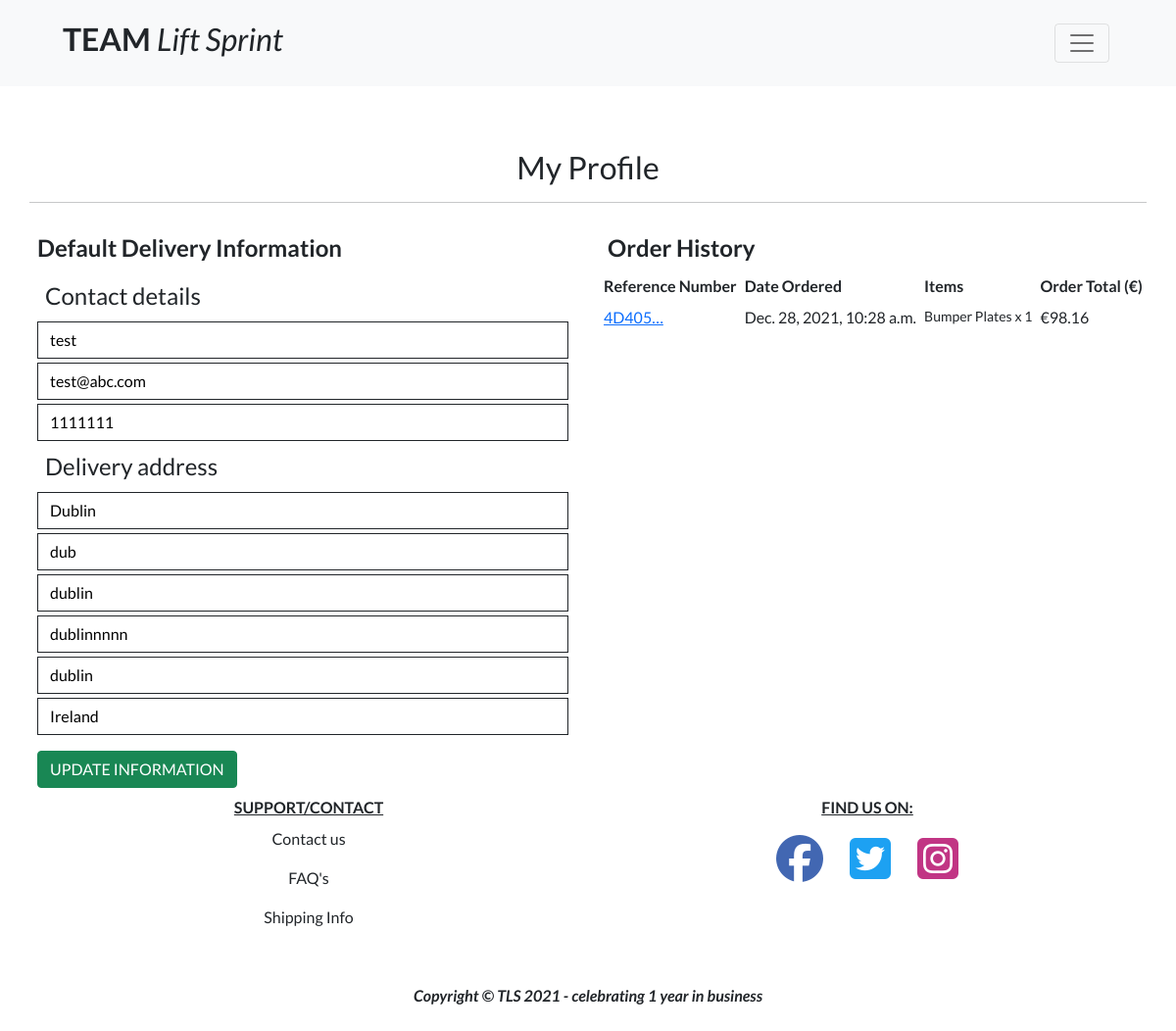
The app's page /profile/ (signed in) with its own data.
### profiles/models.py (models this page shows, shortened)
class UserProfile(models.Model):
    user = models.OneToOneField(User, on_delete=models.CASCADE)
    default_full_name = (
        models.CharField(max_length=80, null=True, blank=True))
    default_email = (models.EmailField(max_length=100, null=True, blank=True))
    default_phone_number = models.CharField(
        max_length=20, null=True, blank=True)
    default_street_address1 = models.CharField(
        max_length=80, null=True, blank=True)
    default_street_address2 = models.CharField(
        max_length=80, null=True, blank=True)
    default_town_or_city = models.CharField(
        max_length=40, null=True, blank=True)
    default_county = models.CharField(max_length=80, null=True, blank=True)
    default_postcode = models.CharField(max_length=20, null=True, blank=True)
    default_country = CountryField(
        blank_label='Country', null=True, blank=True)

### checkout/models.py (models this page shows, shortened)
class Order(models.Model):
    order_number = models.CharField(max_length=32, null=False, editable=False)
    user_profile = models.ForeignKey(UserProfile, on_delete=models.SET_NULL,
                                     null=True, blank=True,
                                     related_name='orders')
    full_name = models.CharField(max_length=50, null=False, blank=False)
    email = models.EmailField(max_length=254, null=False, blank=False)
    phone_number = models.CharField(max_length=20, null=False, blank=False)
    country = CountryField(blank_label='Country *', null=False, blank=False)
    postcode = models.CharField(max_length=20, null=True, blank=True)
    town_or_city = models.CharField(max_length=40, null=False, blank=False)
    street_address1 = models.CharField(max_length=80, null=False, blank=False)
    street_address2 = models.CharField(max_length=80, null=True, blank=True)
    county = models.CharField(max_length=80, null=True, blank=True)
    date = models.DateTimeField(auto_now_add=True)
    delivery_cost = models.DecimalField(
        max_digits=6, decimal_places=2, null=False, default=0)
    order_total = models.DecimalField(
        max_digits=10, decimal_places=2, null=False, default=0)
    grand_total = models.DecimalField(
        max_digits=10, decimal_places=2, null=False, default=0)
    original_bag = models.TextField(null=False, blank=False, default='')
    stripe_pid = models.CharField(
        max_length=254, null=False, blank=False, default='')

class OrderLineItem(models.Model):
    order = models.ForeignKey(
        Order, null=False, blank=False,
        on_delete=models.CASCADE, related_name='lineitems')
    product = models.ForeignKey(
        Product, null=False, blank=False,
        on_delete=models.CASCADE)
    quantity = models.IntegerField(null=False, blank=False, default=0)
    lineitem_total = models.DecimalField(
        max_digits=6, decimal_places=2, null=False,
        blank=False, editable=False)

### products/models.py (models this page shows, shortened)
class Product(models.Model):
    AREA = (
        ('individual', 'Individual'),
        ('team', 'Team'),
        ('universal', 'Universal'),
        )
    category = models.ForeignKey(
        'Category', null=True, blank=True, on_delete=models.SET_NULL)
    sku = models.CharField(max_length=254, null=True, blank=True)
    name = models.CharField(max_length=254)
    description = models.TextField()
    price = models.DecimalField(max_digits=6, decimal_places=2)
    area = models.CharField(max_length=200, null=True, choices=AREA)
    on_sale = models.BooleanField(default=False)
    discount_on_product = models.DecimalField(
        max_digits=4, decimal_places=2, null=True, blank=True)
    image = models.ImageField(null=True, blank=True)

### profiles/views.py (the view)
# urls.py: path('', views.profile, name='profile'),
@login_required
def profile(request):
    profile = get_object_or_404(UserProfile, user=request.user)
    if request.method == 'POST':
        form = UserProfileForm(request.POST, instance=profile)
        if form.is_valid():
            form.save()
            messages.success(request, 'Profile updated successfully')
        else:
            messages.error(request, 'Update failed.\
                Please ensure the form is valid.')
    else:
        form = UserProfileForm(instance=profile)
    orders = profile.orders.all()
    template = 'profiles/profile.html'
    context = {
        'form': form,
        'orders': orders,
        'on_profile_page': True
    }
    return render(request, template, context)

### bag/contexts.py (called while the page is built, shortened)
def bag_contents(request):
    bag_items = []
    total = 0
    product_count = 0
    bag = request.session.get('bag', {})
    if total < settings.FREE_DELIVERY_THRESHOLD:
        delivery = total * Decimal(settings.STANDARD_DELIVERY_PERCENTAGE / 100)
        free_delivery_delta = settings.FREE_DELIVERY_THRESHOLD - total
    else:
        delivery = 0
        free_delivery_delta = 0
    grand_total = delivery + total
    context = {
        'bag_items': bag_items,
        'total': total,
        'product_count': product_count,
        'delivery': delivery,
        'free_delivery_delta': free_delivery_delta,
        'free_delivery_threshold': settings.FREE_DELIVERY_THRESHOLD,
        'grand_total': grand_total,
    }
    return context

### profiles/templates/profiles/profile.html (shortened to what this page needs)
{% extends "base.html" %}
{% load static %}
{% block extra_css %}
    <link rel="stylesheet" href="{% static 'profiles/css/profile.css' %}">
{% endblock %}
{% block page_header %}
    <div class="container position-relative pt-5 p-2 g-0">
    </div>
{% endblock %}
{% block content %}
    <div class="overlay"></div>
    <div class="container position-relative pt-5 g-0">
        <div class="row">
            <div class="col">
                <h2 class="logo-font mt-5 text-center text-capitalize">My profile</h2>
                <hr>
            </div>
        </div>
        <div class="row">
            <div class="col-12 col-lg-6">
                <h4 class="mb-2 mt-md-3 me-2 ms-2 fw-bold">Default Delivery Information</h4>
                <form class="mt-3" action="{% url 'profile' %}" method="POST" id="profile-update-form">
                    <fieldset class="rounded mb-1 me-2 ms-2">
                        <legend class="fieldset-label px-2 w-auto">Contact details</legend>
                        <div class="mb-1">
                            {{ form.default_full_name | as_crispy_field }}
                        </div>
                        <div class="mb-1">
                            {{ form.default_email | as_crispy_field }}
                        </div>
                        <div class="mb-1">
                            {{ form.default_phone_number | as_crispy_field }}
                        </div>
                    </fieldset>
                    <fieldset class="rounded mb-1 me-2 ms-2">
                        <legend class="fieldset-label px-2 w-auto">Delivery address</legend>
                        <div class="mb-1">
                            {{ form.default_street_address1 | as_crispy_field }}
                        </div>
                        <div class="mb-1">
                            {{ form.default_street_address2 | as_crispy_field }}
                        </div>
                        <div class="mb-1">
                            {{ form.default_town_or_city | as_crispy_field }}
                        </div>
                        <div class="mb-1">
                            {{ form.default_county | as_crispy_field }}
                        </div>
                        <div class="mb-1">
                            {{ form.default_postcode | as_crispy_field }}
                        </div>
                        <div class="mb-1">
                            {{ form.default_country | as_crispy_field }}
                        </div>
                    </fieldset>
                    <button class="btn btn-success mt-2 me-2 ms-2 text-uppercase float-right">Update Information</button>
                </form>
            </div>
            <div class="col-12 col-lg-6">
                <h4 class="mb-2 mt-md-3 me-2 ms-2 fw-bold">Order History</h4>
                <div class="order-history table-responsive order-history-mobile">
                    <table class="table table-sm table-borderless">
                        <thead>
                            <tr>
                                <th class = "d-none d-sm-table-cell">Reference Number</th>
                                <th class = "d-none d-sm-table-cell">Date Ordered</th>
                                <th class = "d-none d-sm-table-cell">Items</th>
                                <th class = "d-none d-sm-table-cell">Order Total (€)</th>
                            </tr>
                        </thead>
                        <tbody>
                            {% for order in orders %}
                                <tr>
                                    <td>
                                        <a href="{% url 'order_history' order.order_number %}"
                                        title="{{ order.order_number }}">
                                            {{ order.order_number|truncatechars:6 }}
                                        </a>
                                    </td>
                                    <td>{{ order.date }}</td>
                                    <td>
                                        <ul class="list-unstyled">
                                            {% for item in order.lineitems.all %}
                                                <li class="small">
                                                    {{ item.product.name }} x {{ item.quantity }}
                                                </li>
                                            {% endfor %}
                                        </ul>
                                    </td>
                                    <td>€{{ order.grand_total }}</td>
                                </tr>
                            {% endfor %}
                        </tbody>
                    </table>
                </div>
            </div>
        </div>
    </div>
{% endblock %}

### static/css/base.css (style rules this page uses)
html { height: 100%; }
body { font-family: 'Lato'; }
.overlay { height: 100%; width: 100%; top: 0; left: 0; position: fixed; background: white; z-index: -1; }

### profiles/static/profiles/css/profile.css (style rules this page uses)
.order-history { max-height: 416px; overflow-y: auto; }
#profile-update-form .form-control { color: #000; }
#profile-update-form input::placeholder { color: #aab7c4; }
#id_default_country, #id_default_country option:not(:first-child) { color: #000; }

### records on screen
UserProfile: default_full_name "test", default_email "test@abc.com", default_phone_number "1111111", default_street_address1 "Dublin", default_street_address2 "dub", default_town_or_city "dublin", default_county "dublinnnnn", default_postcode "dublin", default_country "Ireland"
Order: order_number "4D405…", date "Dec. 28, 2021, 10:28 a.m.", grand_total "98.16"
OrderLineItem: product.name "Bumper Plates", quantity "1"
